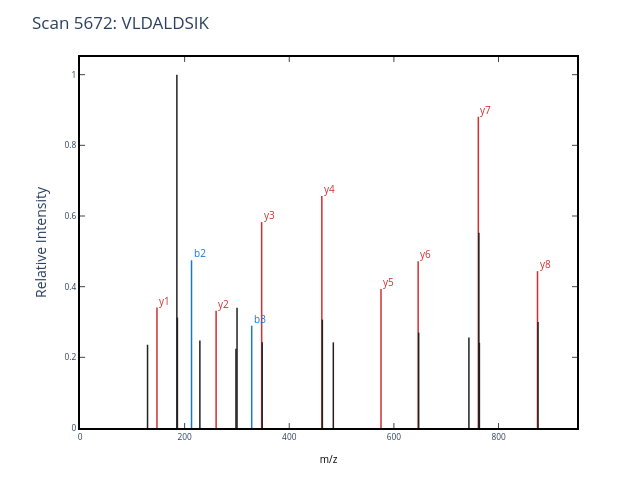

Notebook code cell kept with this figure:
### Markdown cell above
## 2.1 What is a PSM?

In Notebook 1, we saw how a mass spectrum is produced by fragmenting a peptWde and recording the masses of the resulting fragment ions. We also saw a **peptide-spectrum match (PSM)**: a candidate assignment of a peptide sequence to an observed spectrum, produced by a database search tool.

We claimed that **scan 5672** was matched to **VLDALDSIK** from bovine carbonic anhydrase. Let's pick up from there and prove this match more empirically.

### Code cell
mzml_path = 'Data/04-17-23_CA_Tryp_HCD_10min-calib.mzML'
peptide   = 'VLDALDSIK'
scan      = 5672

spectrum = get_MS2_object(mzml_path, scan, peptide=peptide)
plot_MS2(spectrum, title=f'Scan {scan}: {peptide}')

### Figure 1 — Plotly figure (JSON) as saved in the notebook; plotly's stock layout.template omitted (floating-point values rounded to 4 significant figures)
{"data": [{"line": {"color": "rgba (33, 33, 33, 1)", "dash": "solid", "width": 1.5}, "mode": "lines", "name": "_child1", "type": "scatter", "x": [129.1, 129.1], "xaxis": "x", "y": [0, 0.2356], "yaxis": "y"}, {"line": {"color": "rgba (211, 47, 47, 1)", "dash": "solid", "width": 1.5}, "mode": "lines", "name": "_child3", "type": "scatter", "x": [147.1, 147.1], "xaxis": "x", "y": [0, 0.3408], "yaxis": "y"}, {"line": {"color": "rgba (33, 33, 33, 1)", "dash": "solid", "width": 1.5}, "mode": "lines", "name": "_child5", "type": "scatter", "x": [185.2, 185.2], "xaxis": "x", "y": [0, 1], "yaxis": "y"}, {"line": {"color": "rgba (33, 33, 33, 1)", "dash": "solid", "width": 1.5}, "mode": "lines", "name": "_child7", "type": "scatter", "x": [186.2, 186.2], "xaxis": "x", "y": [0, 0.3124], "yaxis": "y"}, {"line": {"color": "rgba (25, 118, 210, 1)", "dash": "solid", "width": 1.5}, "mode": "lines", "name": "_child9", "type": "scatter", "x": [213.2, 213.2], "xaxis": "x", "y": [0, 0.4746], "yaxis": "y"}, {"line": {"color": "rgba (33, 33, 33, 1)", "dash": "solid", "width": 1.5}, "mode": "lines", "name": "_child11", "type": "scatter", "x": [229.1, 229.1], "xaxis": "x", "y": [0, 0.2473], "yaxis": "y"}, {"line": {"color": "rgba (211, 47, 47, 1)", "dash": "solid", "width": 1.5}, "mode": "lines", "name": "_child13", "type": "scatter", "x": [260.2, 260.2], "xaxis": "x", "y": [0, 0.3318], "yaxis": "y"}, {"line": {"color": "rgba (33, 33, 33, 1)", "dash": "solid", "width": 1.5}, "mode": "lines", "name": "_child15", "type": "scatter", "x": [298.1, 298.1], "xaxis": "x", "y": [0, 0.2245], "yaxis": "y"}, {"line": {"color": "rgba (33, 33, 33, 1)", "dash": "solid", "width": 1.5}, "mode": "lines", "name": "_child17", "type": "scatter", "x": [300.2, 300.2], "xaxis": "x", "y": [0, 0.3405], "yaxis": "y"}, {"line": {"color": "rgba (25, 118, 210, 1)", "dash": "solid", "width": 1.5}, "mode": "lines", "name": "_child19", "type": "scatter", "x": [328.2, 328.2], "xaxis": "x", "y": [0, 0.2895], "yaxis": "y"}, {"line": {"color": "rgba (211, 47, 47, 1)", "dash": "solid", "width": 1.5}, "mode": "lines", "name": "_child21", "type": "scatter", "x": [347.2, 347.2], "xaxis": "x", "y": [0, 0.5829], "yaxis": "y"}, {"line": {"color": "rgba (33, 33, 33, 1)", "dash": "solid", "width": 1.5}, "mode": "lines", "name": "_child23", "type": "scatter", "x": [348.2, 348.2], "xaxis": "x", "y": [0, 0.2427], "yaxis": "y"}, {"line": {"color": "rgba (211, 47, 47, 1)", "dash": "solid", "width": 1.5}, "mode": "lines", "name": "_child25", "type": "scatter", "x": [462.3, 462.3], "xaxis": "x", "y": [0, 0.6565], "yaxis": "y"}, {"line": {"color": "rgba (33, 33, 33, 1)", "dash": "solid", "width": 1.5}, "mode": "lines", "name": "_child27", "type": "scatter", "x": [463.3, 463.3], "xaxis": "x", "y": [0, 0.3068], "yaxis": "y"}, {"line": {"color": "rgba (33, 33, 33, 1)", "dash": "solid", "width": 1.5}, "mode": "lines", "name": "_child29", "type": "scatter", "x": [484.2, 484.2], "xaxis": "x", "y": [0, 0.2424], "yaxis": "y"}, {"line": {"color": "rgba (211, 47, 47, 1)", "dash": "solid", "width": 1.5}, "mode": "lines", "name": "_child31", "type": "scatter", "x": [575.3, 575.3], "xaxis": "x", "y": [0, 0.3936], "yaxis": "y"}, {"line": {"color": "rgba (211, 47, 47, 1)", "dash": "solid", "width": 1.5}, "mode": "lines", "name": "_child33", "type": "scatter", "x": [646.4, 646.4], "xaxis": "x", "y": [0, 0.472], "yaxis": "y"}, {"line": {"color": "rgba (33, 33, 33, 1)", "dash": "solid", "width": 1.5}, "mode": "lines", "name": "_child35", "type": "scatter", "x": [647.4, 647.4], "xaxis": "x", "y": [0, 0.2703], "yaxis": "y"}, {"line": {"color": "rgba (33, 33, 33, 1)", "dash": "solid", "width": 1.5}, "mode": "lines", "name": "_child37", "type": "scatter", "x": [743.4, 743.4], "xaxis": "x", "y": [0, 0.2564], "yaxis": "y"}, {"line": {"color": "rgba (211, 47, 47, 1)", "dash": "solid", "width": 1.5}, "mode": "lines", "name": "_child39", "type": "scatter", "x": [761.4, 761.4], "xaxis": "x", "y": [0, 0.8811], "yaxis": "y"}, {"line": {"color": "rgba (33, 33, 33, 1)", "dash": "solid", "width": 1.5}, "mode": "lines", "name": "_child41", "type": "scatter", "x": [762.4, 762.4], "xaxis": "x", "y": [0, 0.5524], "yaxis": "y"}, {"line": {"color": "rgba (33, 33, 33, 1)", "dash": "solid", "width": 1.5}, "mode": "lines", "name": "_child43", "type": "scatter", "x": [763.4, 763.4], "xaxis": "x", "y": [0, 0.2412], "yaxis": "y"}, {"line": {"color": "rgba (211, 47, 47, 1)", "dash": "solid", "width": 1.5}, "mode": "lines", "name": "_child45", "type": "scatter", "x": [874.5, 874.5], "xaxis": "x", "y": [0, 0.444], "yaxis": "y"}, {"line": {"color": "rgba (33, 33, 33, 1)", "dash": "solid", "width": 1.5}, "mode": "lines", "name": "_child47", "type": "scatter", "x": [875.5, 875.5], "xaxis": "x", "y": [0, 0.2997], "yaxis": "y"}], "layout": {"annotations": [{"align": "left", "font": {"color": "#D32F2F", "size": 10}, "opacity": 1, "showarrow": false, "text": "y1", "x": 147.1, "xanchor": "left", "xref": "x", "y": 0.3608, "yanchor": "middle", "yref": "y"}, {"align": "left", "font": {"color": "#1976D2", "size": 10}, "opacity": 1, "showarrow": false, "text": "b2", "x": 213.2, "xanchor": "left", "xref": "x", "y": 0.4946, "yanchor": "middle", "yref": "y"}, {"align": "left", "font": {"color": "#D32F2F", "size": 10}, "opacity": 1, "showarrow": false, "text": "y2", "x": 260.2, "xanchor": "left", "xref": "x", "y": 0.3518, "yanchor": "middle", "yref": "y"}, {"align": "left", "font": {"color": "#1976D2", "size": 10}, "opacity": 1, "showarrow": false, "text": "b3", "x": 328.2, "xanchor": "left", "xref": "x", "y": 0.3095, "yanchor": "middle", "yref": "y"}, {"align": "left", "font": {"color": "#D32F2F", "size": 10}, "opacity": 1, "showarrow": false, "text": "y3", "x": 347.2, "xanchor": "left", "xref": "x", "y": 0.6029, "yanchor": "middle", "yref": "y"}, {"align": "left", "font": {"color": "#D32F2F", "size": 10}, "opacity": 1, "showarrow": false, "text": "y4", "x": 462.3, "xanchor": "left", "xref": "x", "y": 0.6765, "yanchor": "middle", "yref": "y"}, {"align": "left", "font": {"color": "#D32F2F", "size": 10}, "opacity": 1, "showarrow": false, "text": "y5", "x": 575.3, "xanchor": "left", "xref": "x", "y": 0.4136, "yanchor": "middle", "yref": "y"}, {"align": "left", "font": {"color": "#D32F2F", "size": 10}, "opacity": 1, "showarrow": false, "text": "y6", "x": 646.4, "xanchor": "left", "xref": "x", "y": 0.492, "yanchor": "middle", "yref": "y"}, {"align": "left", "font": {"color": "#D32F2F", "size": 10}, "opacity": 1, "showarrow": false, "text": "y7", "x": 761.4, "xanchor": "left", "xref": "x", "y": 0.9011, "yanchor": "middle", "yref": "y"}, {"align": "left", "font": {"color": "#D32F2F", "size": 10}, "opacity": 1, "showarrow": false, "text": "y8", "x": 874.5, "xanchor": "left", "xref": "x", "y": 0.464, "yanchor": "middle", "yref": "y"}], "autosize": false, "height": 480, "hovermode": "closest", "margin": {"b": 52, "l": 80, "pad": 0, "r": 63, "t": 57}, "plot_bgcolor": "white", "showlegend": false, "title": {"text": "Scan 5672: VLDALDSIK"}, "width": 640, "xaxis": {"anchor": "y", "domain": [0, 1], "linecolor": "black", "linewidth": 2, "mirror": "ticks", "nticks": 6, "range": [0, 950], "showgrid": true, "showline": true, "side": "bottom", "tickfont": {"size": 8.33}, "ticks": "inside", "title": {"font": {"color": "#000000", "size": 10}, "text": "m/z"}, "type": "linear", "zeroline": false}, "yaxis": {"anchor": "x", "domain": [0, 1], "linecolor": "black", "linewidth": 2, "mirror": "ticks", "nticks": 6, "range": [0, 1.05], "showgrid": true, "showline": true, "side": "left", "tickfont": {"size": 8.33}, "ticks": "inside", "title": {"text": "Relative Intensity"}, "type": "linear", "zeroline": false}}}
